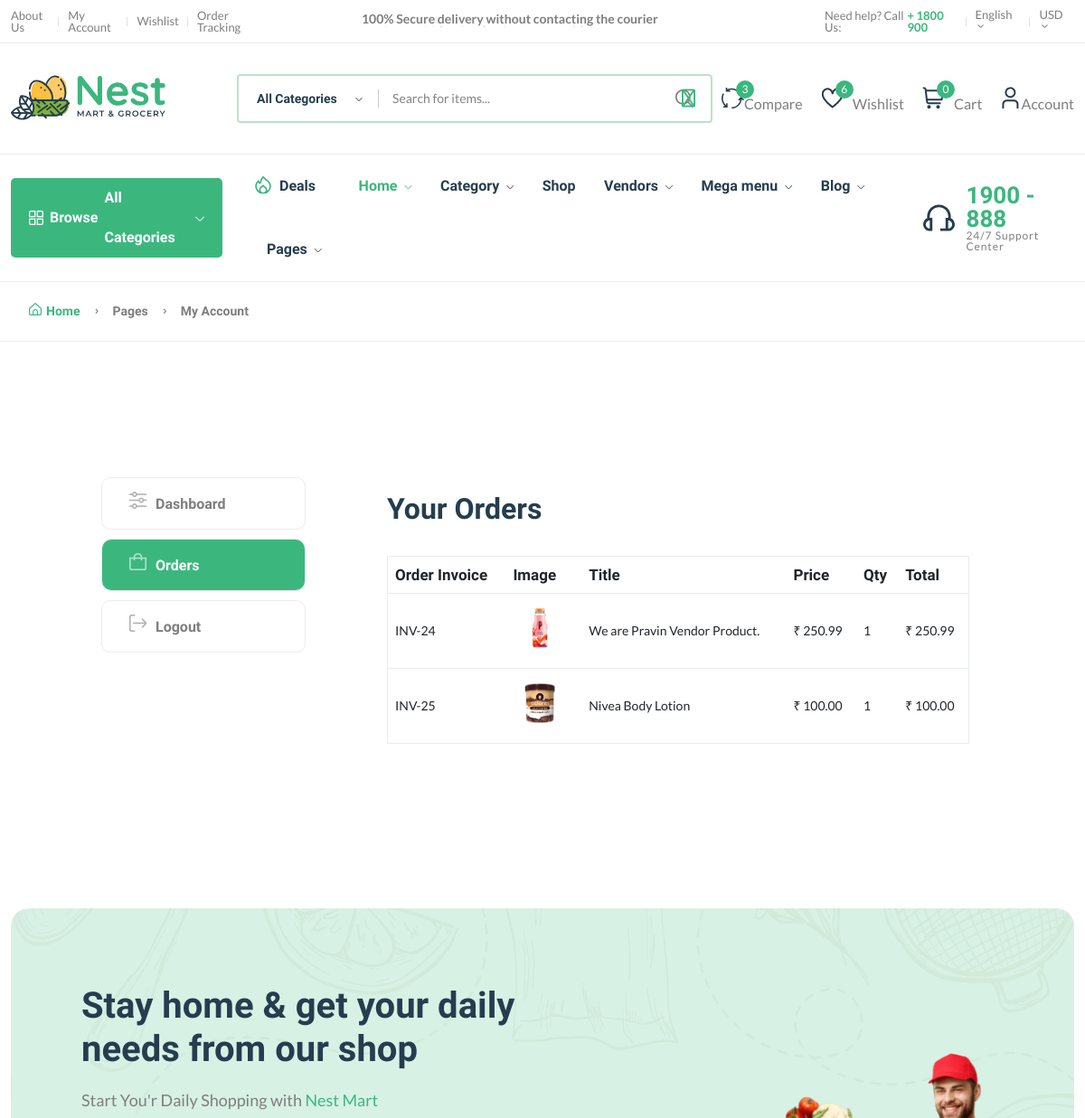
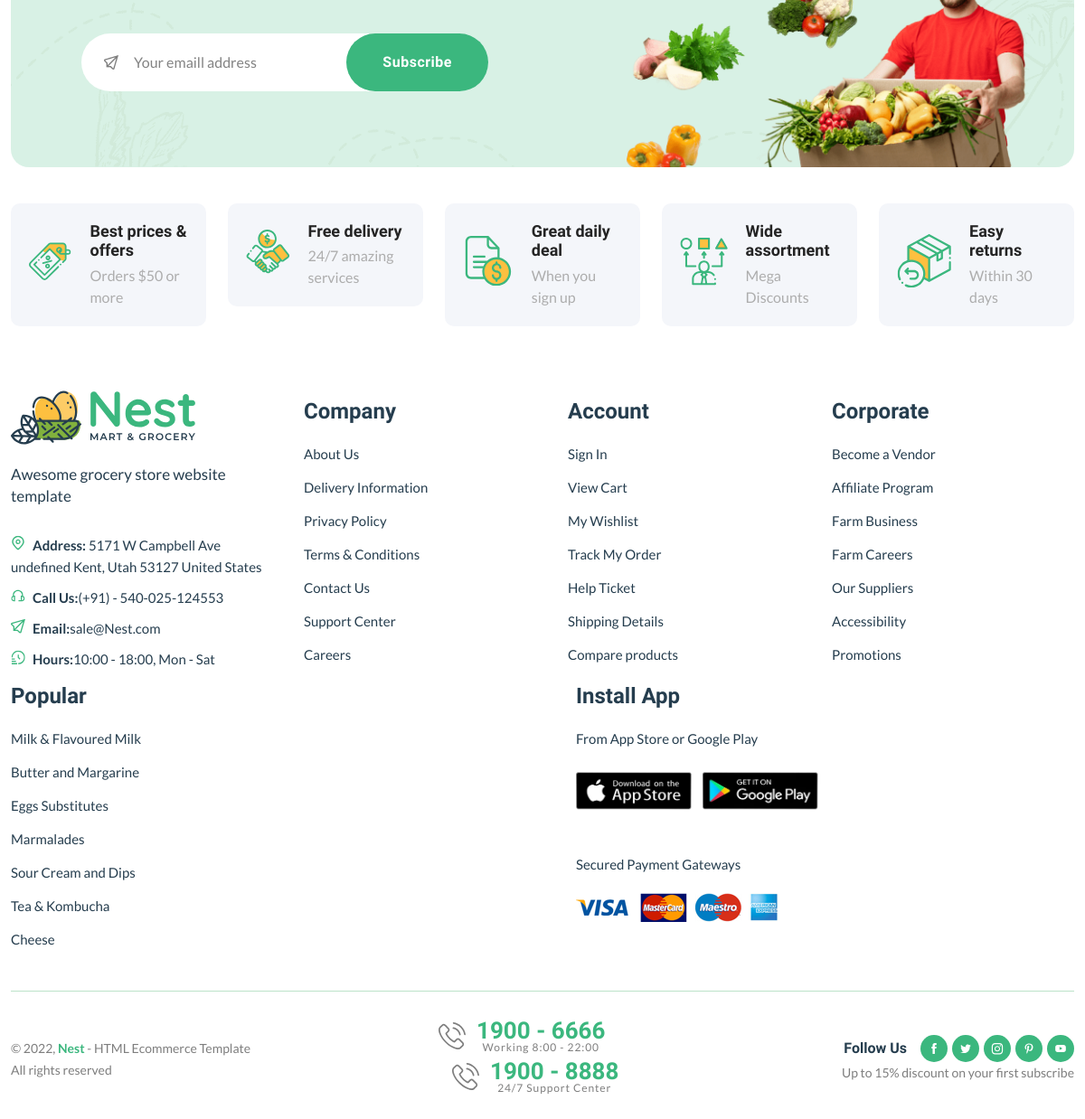
/dashboard/order/25/ (signed in), run on the app's committed database (2 pictures, top to bottom).
### core/models.py (models this page shows, shortened)
class CartOrderItems(models.Model):
    order = models.ForeignKey(CartOrder, on_delete=models.CASCADE)
    invoice_no = models.CharField(max_length=200)
    product_status = models.CharField(max_length=200)
    item = models.CharField(max_length=200)
    image = models.CharField(max_length=200)
    qty = models.IntegerField(default=0)
    price = models.DecimalField(
        max_digits=999999999999999, decimal_places=2, default="199"
    )
    total = models.DecimalField(
        max_digits=999999999999999, decimal_places=2, default="199"
    )
    class Meta:
        verbose_name_plural = "Cart Order Items"

### core/views.py (the view)
# urls.py: path("dashboard/order/<int:id>/", views.order_detail, name="order-detail"),
def order_detail(request, id):
    order = CartOrder.objects.get(user=request.user, id=id)
    order_items = CartOrderItems.objects.filter(order=order)
    context = {
        "order_items": order_items,
    }
    return render(request, "core/order-detail.html", context)

### core/context_processor.py (called while the page is built)
def default(request):
    categories = Category.objects.all()
    vendors = Vendor.objects.all()
    min_max_price = Product.objects.aggregate(Min("price"), Max("price"))
    try:
        address = Address.objects.get(user=request.user)
    except:
        address = None
    return {
        "categories": categories,
        "address": address,
        "vendors": vendors,
        "min_max_price": min_max_price,
    }

### templates/core/order-detail.html (shortened to what this page needs)
{% extends 'partials/base.html' %}
{% load static %}
{% block content %}
  <main class="main pages">
    <div class="page-header breadcrumb-wrap">
      <div class="container">
        <div class="breadcrumb">
          <a href="index.html" rel="nofollow"><i class="fi-rs-home mr-5"></i>Home</a>
          <span></span> Pages <span></span> My Account
        </div>
      </div>
    </div>
    <div class="page-content pt-150 pb-150">
      <div class="container">
        <div class="row">
          <div class="col-lg-10 m-auto">
            <div class="row">
              <div class="col-md-3">
                <div class="dashboard-menu">
                  <ul class="nav flex-column" role="tablist">
                    <li class="nav-item">
                      <a class="nav-link"  href="{% url 'core:dashboard' %}" ><i class="fi-rs-settings-sliders mr-10"></i>Dashboard</a>
                    </li>
                    <li class="nav-item">
                      <a class="nav-link active" id="orders-tab" data-bs-toggle="tab" href="#orders" role="tab" aria-controls="orders" aria-selected="false"><i class="fi-rs-shopping-bag mr-10"></i>Orders</a>
                    </li>
                    <li class="nav-item">
                      <a class="nav-link" href="{% url 'userauths:sign-out' %}"><i class="fi-rs-sign-out mr-10"></i>Logout</a>
                    </li>
                  </ul>
                </div>
              </div>
              <div class="col-md-9">
                <div class="tab-content account dashboard-content pl-50">
                  <div class="tab-pane fade active show" id="orders" role="tabpanel" aria-labelledby="orders-tab">
                    <div class="card">
                      <div class="card-header">
                        <h3 class="mb-0">Your Orders</h3>
                      </div>
                      <div class="card-body">
                        <div class="table-responsive">
                          <table class="table">
                            <thead>
                              <tr>
                                <th>Order Invoice</th>
                                <th>Image</th>
                                <th>Title</th>
                                <th>Price</th>
                                <th>Qty</th>
                                <th>Total</th>
                              </tr>
                            </thead>
                            <tbody>
                              {% for o in order_items %}
                                <tr>
                                  <td>INV-{{ o.id }}</td>
                                  <td>
                                    <p>
                                        <img src="{{o.image}}" alt="order-image" style="width:60px; height=60px; object-fit;">
                                    </p>
                                  </td>
                                  <td>{{ o.item }}</td>
                                  <td>₹ {{ o.price }}</td>
                                  <td> {{ o.qty }}</td>
                                  <td>₹ {{ o.total }}</td>
                                </tr>
                              {% endfor %}
                            </tbody>
                          </table>
                        </div>
                      </div>
                    </div>
                  </div>
                </div>
              </div>
            </div>
          </div>
        </div>
      </div>
    </div>
  </main>
{% endblock %}

### data on the page
CartOrderItems: id "24", image (picture), item "We are Pravin Vendor Product.", price "250.99", qty "1", total "250.99"
CartOrderItems: id "25", image (picture), item "Nivea Body Lotion", price "100.00", qty "1", total "100.00"

### other printed values
{{ request.session.cart_data_obj|length }} "0"
